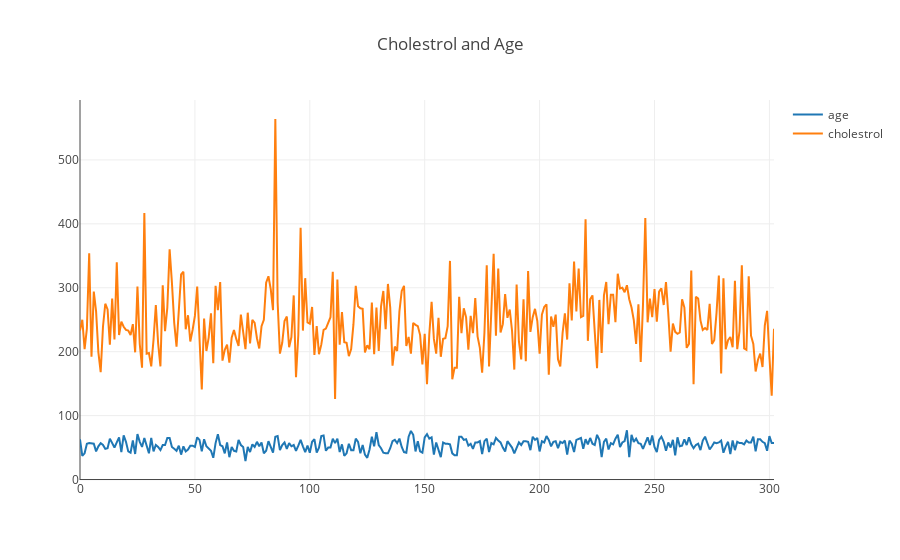

The code cell stored with this chart in its notebook:
### Code cell
trace0 = go.Scatter(
    x=df.index,
    y=df['age'],
    name='age'
)
trace1 = go.Scatter(
    x=df.index,
    y=df['chol'],
    name='cholestrol'
)

# Define the data array
data = [trace0,trace1]

# Set the title
layout = {'title': 'Cholestrol and Age'}

# Create a Figure and plot it
fig = go.Figure(data=data, layout=layout)
iplot(fig, show_link=True)

### Figure 1 — Plotly figure (JSON) as saved in the notebook; plotly's stock layout.template omitted (floating-point values rounded to 4 significant figures; data arrays with more than 128 entries replaced by an {"elided": "..."} marker saying what was removed)
{"data": [{"name": "age", "type": "scatter", "uid": "c0560f7b-59cc-47e7-a029-d4f6b4fa7802", "x": {"elided": "303 int values"}, "y": {"elided": "303 int values"}}, {"name": "cholestrol", "type": "scatter", "uid": "2178453b-18c8-40c3-b817-940e87eb6c69", "x": {"elided": "303 int values"}, "y": {"elided": "303 int values"}}], "layout": {"title": {"text": "Cholestrol and Age"}}}
